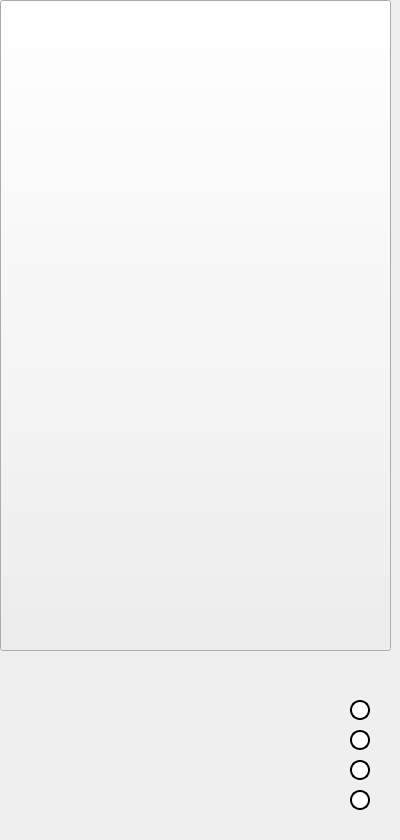
    <widget class="QWidget" name="page_9">
     <widget class="QLabel" name="label_9">
      <property name="geometry">
       <rect>
        <x>0</x>
        <y>-10</y>
        <width>391</width>
        <height>831</height>
       </rect>
      </property>
      <property name="text">
       <string/>
      </property>
      <property name="pixmap">
       <pixmap resource="resources.qrc">:/images/images/Receipts Control Center Sort.png</pixmap>
      </property>
     </widget>
     <widget class="QPushButton" name="pushButton_32">
      <property name="geometry">
       <rect>
        <x>350</x>
        <y>700</y>
        <width>20</width>
        <height>20</height>
       </rect>
      </property>
      <property name="styleSheet">
       <string notr="true">QPushButton {
    background-color: white; 
    color: white;          
    border: 2px solid black;;
    border-radius: 10px;        
    min-width: 15px;         
    min-height: 15px;         
}
QPushButton:hover {
    background-color: #3498db;
}</string>
      </property>
      <property name="text">
       <string/>
      </property>
     </widget>
     <widget class="QPushButton" name="pushButton_33">
      <property name="geometry">
       <rect>
        <x>350</x>
        <y>730</y>
        <width>20</width>
        <height>20</height>
       </rect>
      </property>
      <property name="styleSheet">
       <string notr="true">QPushButton {
    background-color: white; 
    color: white;          
    border: 2px solid black;;
    border-radius: 10px;        
    min-width: 15px;         
    min-height: 15px;         
}
QPushButton:hover {
    background-color: #3498db;
}</string>
      </property>
      <property name="text">
       <string/>
      </property>
     </widget>
     <widget class="QPushButton" name="pushButton_34">
      <property name="geometry">
       <rect>
        <x>350</x>
        <y>760</y>
        <width>20</width>
        <height>20</height>
       </rect>
      </property>
      <property name="styleSheet">
       <string notr="true">QPushButton {
    background-color: white; 
    color: white;          
    border: 2px solid black;;
    border-radius: 10px;        
    min-width: 15px;         
    min-height: 15px;         
}
QPushButton:hover {
    background-color: #3498db;
}</string>
      </property>
      <property name="text">
       <string/>
      </property>
     </widget>
     <widget class="QPushButton" name="pushButton_35">
      <property name="geometry">
       <rect>
        <x>350</x>
        <y>790</y>
        <width>20</width>
        <height>20</height>
       </rect>
      </property>
      <property name="styleSheet">
       <string notr="true">QPushButton {
    background-color: white; 
    color: white;          
    border: 2px solid black;;
    border-radius: 10px;        
    min-width: 15px;         
    min-height: 15px;         
}
QPushButton:hover {
    background-color: #3498db;
}</string>
      </property>
      <property name="text">
       <string/>
      </property>
     </widget>
     <widget class="QPushButton" name="pushButton_38">
      <property name="geometry">
       <rect>
        <x>0</x>
        <y>0</y>
        <width>391</width>
        <height>651</height>
       </rect>
      </property>
      <property name="text">
       <string/>
      </property>
     </widget>
    </widget>
